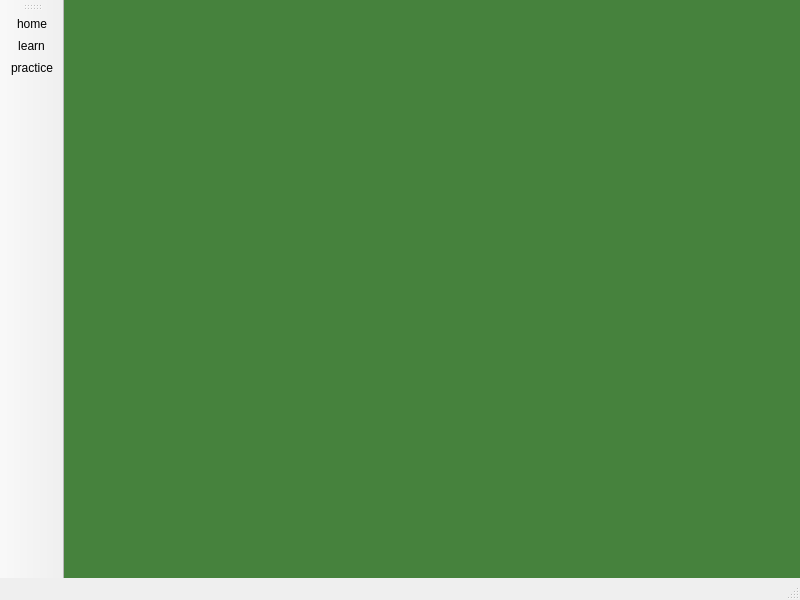
<?xml version="1.0" encoding="UTF-8"?>
<ui version="4.0">
 <class>MainWindow</class>
 <widget class="QMainWindow" name="MainWindow">
  <property name="geometry">
   <rect>
    <x>0</x>
    <y>0</y>
    <width>800</width>
    <height>600</height>
   </rect>
  </property>
  <property name="windowTitle">
   <string>MainWindow</string>
  </property>
  <widget class="QWidget" name="centralwidget">
   <property name="styleSheet">
    <string notr="true">background-color: rgb(70, 130, 61);</string>
   </property>
  </widget>
  <widget class="QMenuBar" name="menubar">
   <property name="geometry">
    <rect>
     <x>0</x>
     <y>0</y>
     <width>800</width>
     <height>18</height>
    </rect>
   </property>
  </widget>
  <widget class="QStatusBar" name="statusbar"/>
  <widget class="QToolBar" name="toolBar">
   <property name="windowTitle">
    <string>toolBar</string>
   </property>
   <attribute name="toolBarArea">
    <enum>LeftToolBarArea</enum>
   </attribute>
   <attribute name="toolBarBreak">
    <bool>false</bool>
   </attribute>
   <addaction name="actionhome"/>
   <addaction name="actionlearn"/>
   <addaction name="actionpractice"/>
  </widget>
  <action name="actionhome">
   <property name="icon">
    <iconset theme="QIcon::ThemeIcon::GoHome"/>
   </property>
   <property name="text">
    <string>home</string>
   </property>
   <property name="toolTip">
    <string>Home</string>
   </property>
   <property name="menuRole">
    <enum>QAction::MenuRole::NoRole</enum>
   </property>
  </action>
  <action name="actionlearn">
   <property name="icon">
    <iconset theme="QIcon::ThemeIcon::MailMessageNew"/>
   </property>
   <property name="text">
    <string>learn</string>
   </property>
   <property name="toolTip">
    <string>Learn</string>
   </property>
   <property name="menuRole">
    <enum>QAction::MenuRole::NoRole</enum>
   </property>
  </action>
  <action name="actionpractice">
   <property name="icon">
    <iconset theme="QIcon::ThemeIcon::CallStop"/>
   </property>
   <property name="text">
    <string>practice</string>
   </property>
   <property name="toolTip">
    <string>Practice</string>
   </property>
   <property name="menuRole">
    <enum>QAction::MenuRole::NoRole</enum>
   </property>
  </action>
 </widget>
 <resources/>
 <connections/>
</ui>
